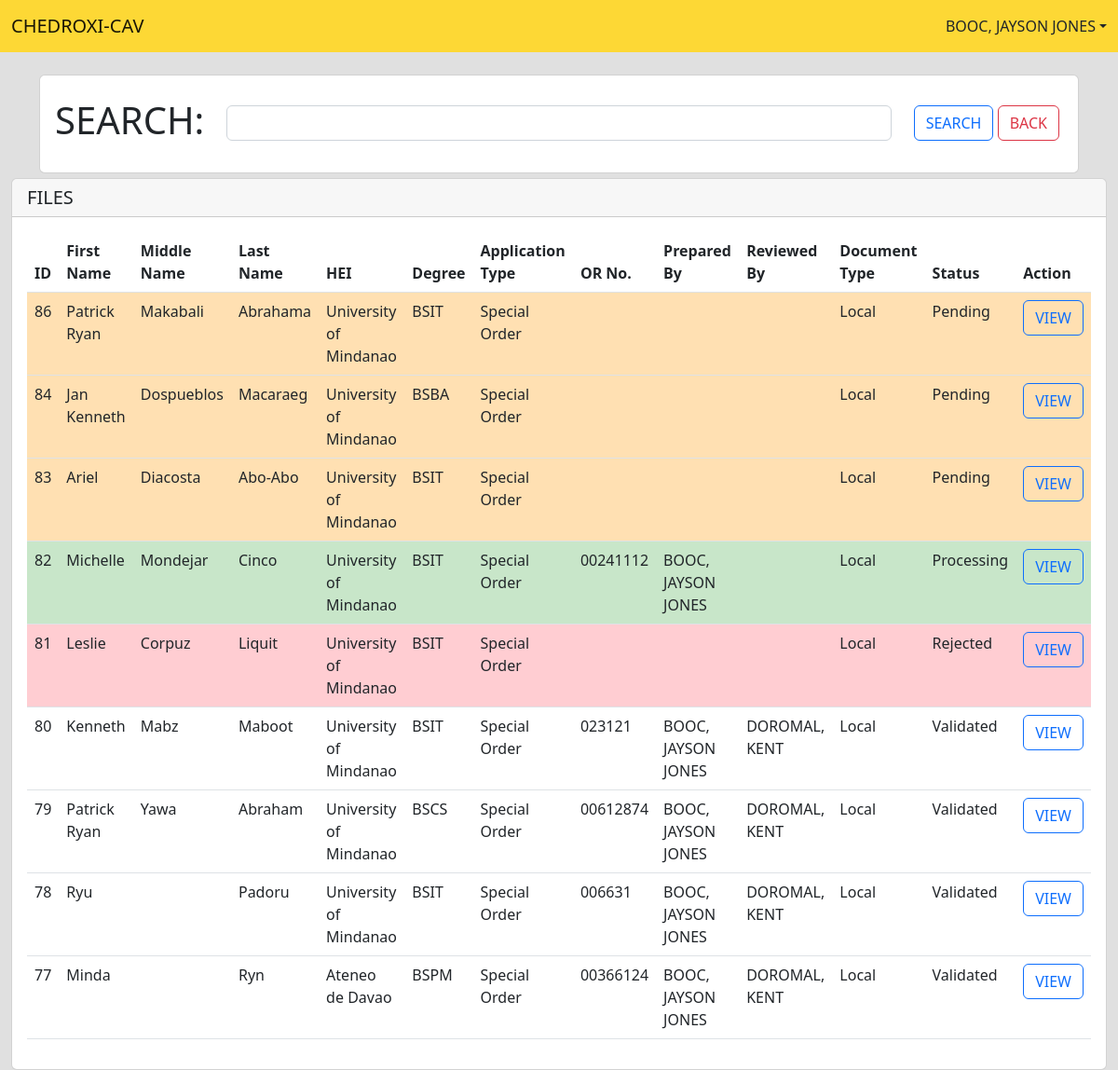
Page /pages/admin/pages/viewFiles.php (signed in) on the committed database.
### tables this page shows
CREATE TABLE `tbl_users` (
  `userID` int(11) NOT NULL,
  `lastname` varchar(30) NOT NULL,
  `firstname` varchar(50) NOT NULL,
  `username` varchar(30) NOT NULL,
  `password` varchar(30) NOT NULL,
  `roleID` int(11) NOT NULL,
  `picture` blob DEFAULT NULL,
  `active` varchar(3) NOT NULL
);

CREATE TABLE `tbl_process` (
  `ID` int(11) NOT NULL,
  `schoolID` int(11) NOT NULL,
  `firstName` varchar(50) NOT NULL,
  `middleName` varchar(50) NOT NULL,
  `lastName` varchar(50) NOT NULL,
  `courseID` int(11) NOT NULL,
  `applicationType` varchar(20) NOT NULL,
  `mode` varchar(20) NOT NULL,
  `SOnumber` varchar(20) DEFAULT NULL,
  `graduationDate` varchar(30) NOT NULL,
  `syStarted` varchar(30) NOT NULL,
  `syEnded` varchar(30) NOT NULL,
  `documentType` varchar(10) NOT NULL,
  `requestLetter` blob NOT NULL,
  `indorsementLetter` blob NOT NULL,
  `tor` blob NOT NULL,
  `diploma` blob NOT NULL,
  `ORnumber` varchar(30) DEFAULT NULL,
  `preparedBy` varchar(50) DEFAULT NULL,
  `reviewedBy` varchar(50) DEFAULT NULL,
  `commissionerID` int(11) DEFAULT NULL,
  `status` varchar(11) NOT NULL,
  `created_at` date DEFAULT NULL,
  `updated_at` date DEFAULT NULL,
  `updatedby` varchar(50) DEFAULT NULL,
  `active` varchar(3) NOT NULL
);

CREATE TABLE `tbl_schools` (
  `schoolID` int(11) NOT NULL,
  `schoolDesc` varchar(50) NOT NULL,
  `schoolCity` varchar(30) NOT NULL,
  `active` varchar(3) NOT NULL
);

CREATE TABLE `tbl_courses` (
  `courseID` int(11) NOT NULL,
  `schoolID` int(11) NOT NULL,
  `courseTitle` varchar(30) NOT NULL,
  `courseDesc` varchar(50) NOT NULL,
  `active` varchar(3) NOT NULL
);

### pages/admin/pages/viewFiles.php (the view, shortened to what this page needs)
<?php
require_once "../../../modules/dbconnection.php";
$UID = $_SESSION['UID'];
$sql = "select * from tbl_users where userID='$UID' limit 1";
$result = mysqli_query($connection,$sql);
$fetch=mysqli_fetch_assoc($result);
$user = $fetch['lastname'] . ', ' . $fetch['firstname'];
$search = $_GET['search'];
$sql = "select a.id,firstname,middlename,lastname,schooldesc,coursetitle,applicationtype,ornumber,preparedby,reviewedby,documenttype,status from tbl_process a inner join tbl_schools b inner join tbl_courses c where a.schoolid=b.schoolid and a.courseid=c.courseid and (firstname like '%$search%' or lastname like '%$search%' or schooldesc like '%$search%' or status like '%$search%') and a.active='yes' order by a.id desc limit 10";
$result = mysqli_query($connection,$sql);
?>
<!doctype html>
<html>
    <head>
        <link href="https://cdn.jsdelivr.net/npm/bootstrap@5.2.1/dist/css/bootstrap.min.css" rel="stylesheet">
    </head>
    <body class="body-bg">
        <nav class="navbar fixed-top" style="background-color: #FDD835;">
            <div class="container-fluid">
                <a class="navbar-brand">CHEDROXI-CAV</a>
                <li class="nav-item dropdown d-flex">
                    <a class="nav-link dropdown-toggle" href="#" role="button" data-bs-toggle="dropdown" aria-expanded="false"><?= $user ?></a>
                </li>
            </div>
        </nav>
        <div class="container">
            <div class="card">
                <div class="card-body">
                    <form method='POST' action="../../../modules/admin-viewfiles-route.php">
                        <div class="row">
                            <div class="col-2 mt-2"><label class="form-label"><h1>SEARCH:</h1></label></div>
                            <div class="col-8 mt-3">
                                <input type="text" class="form-control" name="search">
                            </div>
                            <div class="col-2 mt-3">
                                <input type="submit" class="btn btn-outline-primary" value="SEARCH">
                                <a href="../index.php" class="btn btn-outline-danger">BACK</a>
                            </div>
                        </div>
                    </form>
                </div>
            </div>
        </div>
        <div class="container-fluid">
            <div class="card">
                <h5 class="card-header">FILES</h5>
                <div class="card-body">
                    <table class="table">
                        <thead>
                            <tr>
                                <th>ID</th>
                                <th>First Name</th>
                                <th>Middle Name</th>
                                <th>Last Name</th>
                                <th>HEI</th>
                                <th>Degree</th>
                                <th>Application Type</th>
                                <th>OR No.</th>
                                <th>Prepared By</th>
                                <th>Reviewed By</th>
                                <th>Document Type</th>
                                <th>Status</th>
                                <th>Action</th>
                            </tr>
                        </thead>
                        <tbody>
                            <?php while($fetch = mysqli_fetch_assoc($result)) { ?>
                                <tr <?php if ($fetch['status'] == 'Pending') {echo "style='background-color:#FFE0B2;'";} elseif ($fetch['status'] == 'Processing') {echo "style='background-color:#C8E6C9;'";} elseif ($fetch['status'] == 'Rejected') {echo "style='background-color:#FFCDD2;'";}?>>
                                    <td><?=$fetch['id']?></td>
                                    <td><?=$fetch['firstname']?></td>
                                    <td><?=$fetch['middlename']?></td>
                                    <td><?=$fetch['lastname']?></td>
                                    <td><?=$fetch['schooldesc']?></td>
                                    <td><?=$fetch['coursetitle']?></td>
                                    <td><?=$fetch['applicationtype']?></td>
                                    <td><?=$fetch['ornumber']?></td>
                                    <td><?=$fetch['preparedby']?></td>
                                    <td><?=$fetch['reviewedby']?></td>
                                    <td><?=$fetch['documenttype']?></td>
                                    <td><?=$fetch['status']?></td>
                                    <td><a href="viewFileDetails.php?id=<?=$fetch['id']?>" class="btn btn-outline-primary">VIEW</a></td>
                                </tr>
                            <?php } ?>
                        </tbody>
                    </table>
                </div>
            </div>
        </div>
    </body>
</html>

### pages/admin/pages/viewFiles.php (style rules this page uses)
.container { margin-top: 80px; margin-bottom: 5px; }
.body-bg { background-color:#E0E0E0; }

### rows in the picture
tbl_users: user "BOOC, JAYSON JONES"
tbl_process: ID "86", firstName "Patrick Ryan", middleName "Makabali", lastName "Abrahama", schoolID.schoolDesc "University of Mindanao", courseID.courseTitle "BSIT", applicationType "Special Order", documentType "Local", status "Pending"
tbl_process: ID "84", firstName "Jan Kenneth", middleName "Dospueblos", lastName "Macaraeg", schoolID.schoolDesc "University of Mindanao", courseID.courseTitle "BSBA", applicationType "Special Order", documentType "Local", status "Pending"
tbl_process: ID "83", firstName "Ariel", middleName "Diacosta", lastName "Abo-Abo", schoolID.schoolDesc "University of Mindanao", courseID.courseTitle "BSIT", applicationType "Special Order", documentType "Local", status "Pending"
tbl_process: ID "82", firstName "Michelle", middleName "Mondejar", lastName "Cinco", schoolID.schoolDesc "University of Mindanao", courseID.courseTitle "BSIT", applicationType "Special Order", ORnumber "00241112", preparedBy "BOOC, JAYSON JONES", documentType "Local", status "Processing"
tbl_process: ID "81", firstName "Leslie", middleName "Corpuz", lastName "Liquit", schoolID.schoolDesc "University of Mindanao", courseID.courseTitle "BSIT", applicationType "Special Order", documentType "Local", status "Rejected"
tbl_process: ID "80", firstName "Kenneth", middleName "Mabz", lastName "Maboot", schoolID.schoolDesc "University of Mindanao", courseID.courseTitle "BSIT", applicationType "Special Order", ORnumber "023121", preparedBy "BOOC, JAYSON JONES", reviewedBy "DOROMAL, KENT", documentType "Local", status "Validated"
tbl_process: ID "79", firstName "Patrick Ryan", middleName "Yawa", lastName "Abraham", schoolID.schoolDesc "University of Mindanao", courseID.courseTitle "BSCS", applicationType "Special Order", ORnumber "00612874", preparedBy "BOOC, JAYSON JONES", reviewedBy "DOROMAL, KENT", documentType "Local", status "Validated"
tbl_process: ID "78", firstName "Ryu", lastName "Padoru", schoolID.schoolDesc "University of Mindanao", courseID.courseTitle "BSIT", applicationType "Special Order", ORnumber "006631", preparedBy "BOOC, JAYSON JONES", reviewedBy "DOROMAL, KENT", documentType "Local", status "Validated"
tbl_process: ID "77", firstName "Minda", lastName "Ryn", schoolID.schoolDesc "Ateneo de Davao", courseID.courseTitle "BSPM", applicationType "Special Order", ORnumber "00366124", preparedBy "BOOC, JAYSON JONES", reviewedBy "DOROMAL, KENT", documentType "Local", status "Validated"
